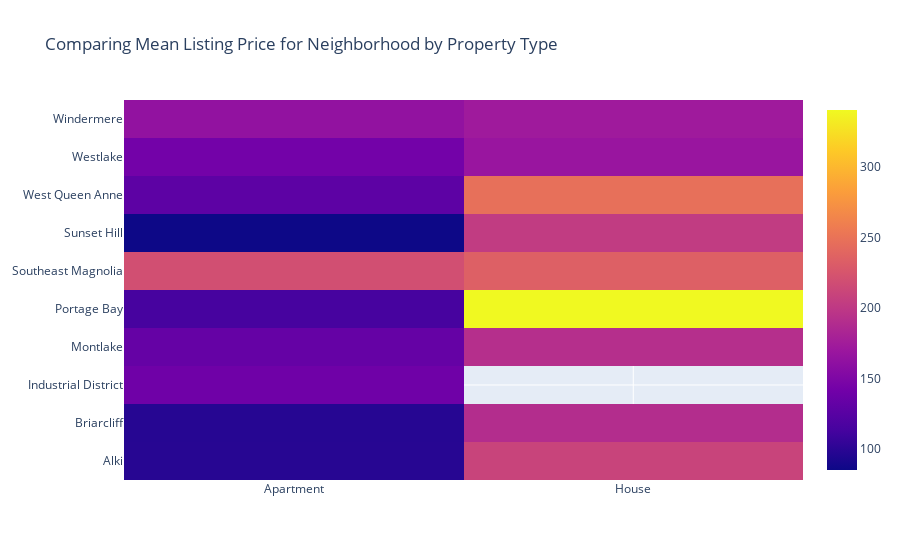

Notebook source saved alongside this figure:
### Markdown cell above
My initial intuition was that Houses would be more expensive than Apartments on average. This turned out to be the case as the heatmap below illustrates.

### Code cell
# create a heat map showing the mean prices for the two most common property types
property_types = ['House', 'Apartment'] 

# transform data to group it properly to for the heatmap visualization using plotly
heatmap_filtered_df = pd.DataFrame(df.loc[df['neighbourhood_cleansed'].isin(top_10) & df['property_type'].isin(property_types)].groupby(['neighbourhood_cleansed', 'property_type']).mean()['price']).reset_index()

heatmap_group = heatmap_filtered_df.groupby('neighbourhood_cleansed')
heatmap_df = pd.DataFrame(heatmap_group.apply(lambda x: x['price'].unique())) # creates a row for each neighborhood with an array of mean prices by property type

heatmap_df.columns = ['price']

heatmap_price= heatmap_df.price.tolist()

heatmap_index = heatmap_df.index.tolist()

heatmap_trace = go.Heatmap(
    z = heatmap_price,
    x = ['Apartment', 'House'],
    y = heatmap_index
)
heatmap_data = [heatmap_trace]


layout = dict(title = 'Comparing Mean Listing Price for Neighborhood by Property Type',
              xaxis= dict(automargin = True),
              yaxis = dict(automargin = True)           
             )
heatmap_fig = go.Figure(data=heatmap_trace, layout = layout)


heatmap_fig.show()

### Figure 1 — Plotly figure (JSON) as saved in the notebook; plotly's stock layout.template omitted (floating-point values rounded to 4 significant figures)
{"data": [{"type": "heatmap", "x": ["Apartment", "House"], "y": ["Alki", "Briarcliff", "Industrial District", "Montlake", "Portage Bay", "Southeast Magnolia", "Sunset Hill", "West Queen Anne", "Westlake", "Windermere"], "z": [[97.92, 210.1], [97.5, 189.8], [140], [133.3, 191.5], [113.8, 340.3], [219.6, 234.1], [85, 202.9], [128.2, 247.4], [142.4, 168], [163.3, 172.7]]}], "layout": {"title": {"text": "Comparing Mean Listing Price for Neighborhood by Property Type"}, "xaxis": {"automargin": true}, "yaxis": {"automargin": true}}}
